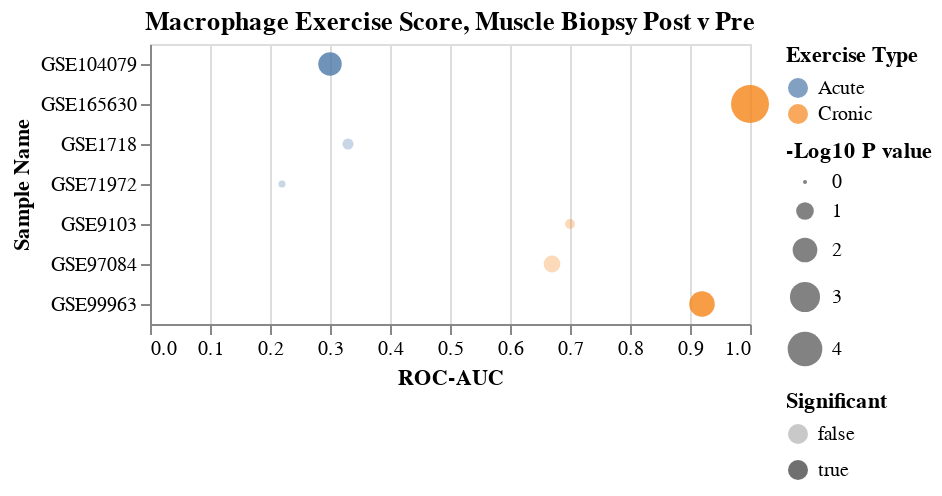

The notebook cell saved with this chart:
### Code cell
saveName='MacrophageExerciseDotPlot_MuscleSample_log10Pval.png'
title='Macrophage Exercise Score, Muscle Biopsy Post v Pre'
save=True
dfIn=df.loc[musDf]

chart=makeDotPlot(dfIn,saveName=saveName,title=title,rev=False,save=save)
chart

### Figure 1 — Vega-Lite specification as saved in the notebook (floating-point values rounded to 4 significant figures)
{"config": {"view": {"continuousWidth": 300, "continuousHeight": 300}}, "data": {"name": "data-97a4d3630e3ff088792b6c60bfac5f32"}, "mark": {"type": "circle"}, "encoding": {"color": {"field": "Exercise Type", "type": "nominal"}, "opacity": {"field": "Significant", "type": "nominal"}, "size": {"field": "-Log10 P value", "scale": {"align": 4.81, "base": 0.1152, "reverse": false}, "type": "quantitative"}, "x": {"field": "ROC-AUC", "scale": {"domain": [0, 1]}, "type": "quantitative"}, "y": {"field": "Sample Name", "type": "nominal"}}, "title": "Macrophage Exercise Score, Muscle Biopsy Post v Pre", "$schema": "https://vega.github.io/schema/vega-lite/v5.8.0.json", "datasets": {"data-97a4d3630e3ff088792b6c60bfac5f32": [{"Sample Name": "GSE9103", "Num Samples": 20, "ROC-AUC": 0.7, "Pval": 0.529, "Exercise Type": "Cronic", "-Log10 P value": 0.2765, "Significant": false}, {"Sample Name": "GSE71972", "Num Samples": 16, "ROC-AUC": 0.22, "Pval": 0.767, "Exercise Type": "Acute", "-Log10 P value": 0.1152, "Significant": false}, {"Sample Name": "GSE99963", "Num Samples": 14, "ROC-AUC": 0.92, "Pval": 0.00713, "Exercise Type": "Cronic", "-Log10 P value": 2.147, "Significant": true}, {"Sample Name": "GSE1718", "Num Samples": 6, "ROC-AUC": 0.33, "Pval": 0.435, "Exercise Type": "Acute", "-Log10 P value": 0.3615, "Significant": false}, {"Sample Name": "GSE165630", "Num Samples": 14, "ROC-AUC": 1.0, "Pval": 1.55e-05, "Exercise Type": "Cronic", "-Log10 P value": 4.81, "Significant": true}, {"Sample Name": "GSE104079", "Num Samples": 58, "ROC-AUC": 0.3, "Pval": 0.0156, "Exercise Type": "Acute", "-Log10 P value": 1.807, "Significant": true}, {"Sample Name": "GSE97084", "Num Samples": 37, "ROC-AUC": 0.67, "Pval": 0.128, "Exercise Type": "Cronic", "-Log10 P value": 0.8928, "Significant": false}]}}
